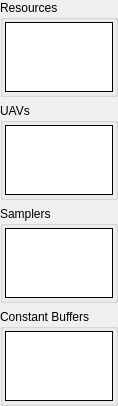
         <widget class="QWidget" name="dsScrollContents">
          <property name="geometry">
           <rect>
            <x>0</x>
            <y>0</y>
            <width>101</width>
            <height>344</height>
           </rect>
          </property>
          <layout class="QVBoxLayout" name="verticalLayout_12">
           <property name="leftMargin">
            <number>0</number>
           </property>
           <property name="topMargin">
            <number>0</number>
           </property>
           <property name="rightMargin">
            <number>0</number>
           </property>
           <property name="bottomMargin">
            <number>0</number>
           </property>
           <item>
            <widget class="CollapseGroupBox" name="dsResGroup">
             <property name="sizePolicy">
              <sizepolicy hsizetype="Preferred" vsizetype="Expanding">
               <horstretch>0</horstretch>
               <verstretch>1</verstretch>
              </sizepolicy>
             </property>
             <property name="title">
              <string>Resources</string>
             </property>
             <layout class="QHBoxLayout" name="horizontalLayout_12">
              <property name="leftMargin">
               <number>2</number>
              </property>
              <property name="topMargin">
               <number>2</number>
              </property>
              <property name="rightMargin">
               <number>2</number>
              </property>
              <property name="bottomMargin">
               <number>2</number>
              </property>
              <item>
               <widget class="RDTreeWidget" name="dsResources">
                <property name="frameShape">
                 <enum>QFrame::Box</enum>
                </property>
                <property name="frameShadow">
                 <enum>QFrame::Plain</enum>
                </property>
                <property name="editTriggers">
                 <set>QAbstractItemView::NoEditTriggers</set>
                </property>
                <property name="showDropIndicator" stdset="0">
                 <bool>false</bool>
                </property>
                <property name="rootIsDecorated">
                 <bool>false</bool>
                </property>
                <property name="uniformRowHeights">
                 <bool>true</bool>
                </property>
                <property name="allColumnsShowFocus">
                 <bool>true</bool>
                </property>
                <attribute name="headerStretchLastSection">
                 <bool>false</bool>
                </attribute>
               </widget>
              </item>
             </layout>
            </widget>
           </item>
           <item>
            <widget class="CollapseGroupBox" name="dsUAVGroup">
             <property name="sizePolicy">
              <sizepolicy hsizetype="Preferred" vsizetype="Expanding">
               <horstretch>0</horstretch>
               <verstretch>1</verstretch>
              </sizepolicy>
             </property>
             <property name="title">
              <string>UAVs</string>
             </property>
             <layout class="QHBoxLayout" name="dsUAVLayout">
              <property name="leftMargin">
               <number>2</number>
              </property>
              <property name="topMargin">
               <number>2</number>
              </property>
              <property name="rightMargin">
               <number>2</number>
              </property>
              <property name="bottomMargin">
               <number>2</number>
              </property>
              <item>
               <widget class="RDTreeWidget" name="dsUAVs">
                <property name="frameShape">
                 <enum>QFrame::Box</enum>
                </property>
                <property name="frameShadow">
                 <enum>QFrame::Plain</enum>
                </property>
                <property name="editTriggers">
                 <set>QAbstractItemView::NoEditTriggers</set>
                </property>
                <property name="showDropIndicator" stdset="0">
                 <bool>false</bool>
                </property>
                <property name="rootIsDecorated">
                 <bool>false</bool>
                </property>
                <property name="uniformRowHeights">
                 <bool>true</bool>
                </property>
                <property name="allColumnsShowFocus">
                 <bool>true</bool>
                </property>
                <attribute name="headerStretchLastSection">
                 <bool>false</bool>
                </attribute>
               </widget>
              </item>
             </layout>
            </widget>
           </item>
           <item>
            <widget class="CollapseGroupBox" name="dsSamplerGroup">
             <property name="sizePolicy">
              <sizepolicy hsizetype="Preferred" vsizetype="Expanding">
               <horstretch>0</horstretch>
               <verstretch>1</verstretch>
              </sizepolicy>
             </property>
             <property name="title">
              <string>Samplers</string>
             </property>
             <layout class="QHBoxLayout" name="horizontalLayout_14">
              <property name="leftMargin">
               <number>2</number>
              </property>
              <property name="topMargin">
               <number>2</number>
              </property>
              <property name="rightMargin">
               <number>2</number>
              </property>
              <property name="bottomMargin">
               <number>2</number>
              </property>
              <item>
               <widget class="RDTreeWidget" name="dsSamplers">
                <property name="frameShape">
                 <enum>QFrame::Box</enum>
                </property>
                <property name="frameShadow">
                 <enum>QFrame::Plain</enum>
                </property>
                <property name="editTriggers">
                 <set>QAbstractItemView::NoEditTriggers</set>
                </property>
                <property name="showDropIndicator" stdset="0">
                 <bool>false</bool>
                </property>
                <property name="rootIsDecorated">
                 <bool>false</bool>
                </property>
                <property name="uniformRowHeights">
                 <bool>true</bool>
                </property>
                <property name="allColumnsShowFocus">
                 <bool>true</bool>
                </property>
                <attribute name="headerStretchLastSection">
                 <bool>false</bool>
                </attribute>
               </widget>
              </item>
             </layout>
            </widget>
           </item>
           <item>
            <widget class="CollapseGroupBox" name="dsCBufferGroup">
             <property name="sizePolicy">
              <sizepolicy hsizetype="Preferred" vsizetype="Expanding">
               <horstretch>0</horstretch>
               <verstretch>1</verstretch>
              </sizepolicy>
             </property>
             <property name="title">
              <string>Constant Buffers</string>
             </property>
             <layout class="QHBoxLayout" name="horizontalLayout_9">
              <property name="leftMargin">
               <number>2</number>
              </property>
              <property name="topMargin">
               <number>2</number>
              </property>
              <property name="rightMargin">
               <number>2</number>
              </property>
              <property name="bottomMargin">
               <number>2</number>
              </property>
              <item>
               <widget class="RDTreeWidget" name="dsCBuffers">
                <property name="frameShape">
                 <enum>QFrame::Box</enum>
                </property>
                <property name="frameShadow">
                 <enum>QFrame::Plain</enum>
                </property>
                <property name="editTriggers">
                 <set>QAbstractItemView::NoEditTriggers</set>
                </property>
                <property name="showDropIndicator" stdset="0">
                 <bool>false</bool>
                </property>
                <property name="rootIsDecorated">
                 <bool>false</bool>
                </property>
                <property name="uniformRowHeights">
                 <bool>true</bool>
                </property>
                <property name="allColumnsShowFocus">
                 <bool>true</bool>
                </property>
                <attribute name="headerStretchLastSection">
                 <bool>false</bool>
                </attribute>
               </widget>
              </item>
             </layout>
            </widget>
           </item>
           <item>
            <spacer name="verticalSpacer_3">
             <property name="orientation">
              <enum>Qt::Vertical</enum>
             </property>
             <property name="sizeType">
              <enum>QSizePolicy::MinimumExpanding</enum>
             </property>
             <property name="sizeHint" stdset="0">
              <size>
               <width>0</width>
               <height>0</height>
              </size>
             </property>
            </spacer>
           </item>
          </layout>
         </widget>
